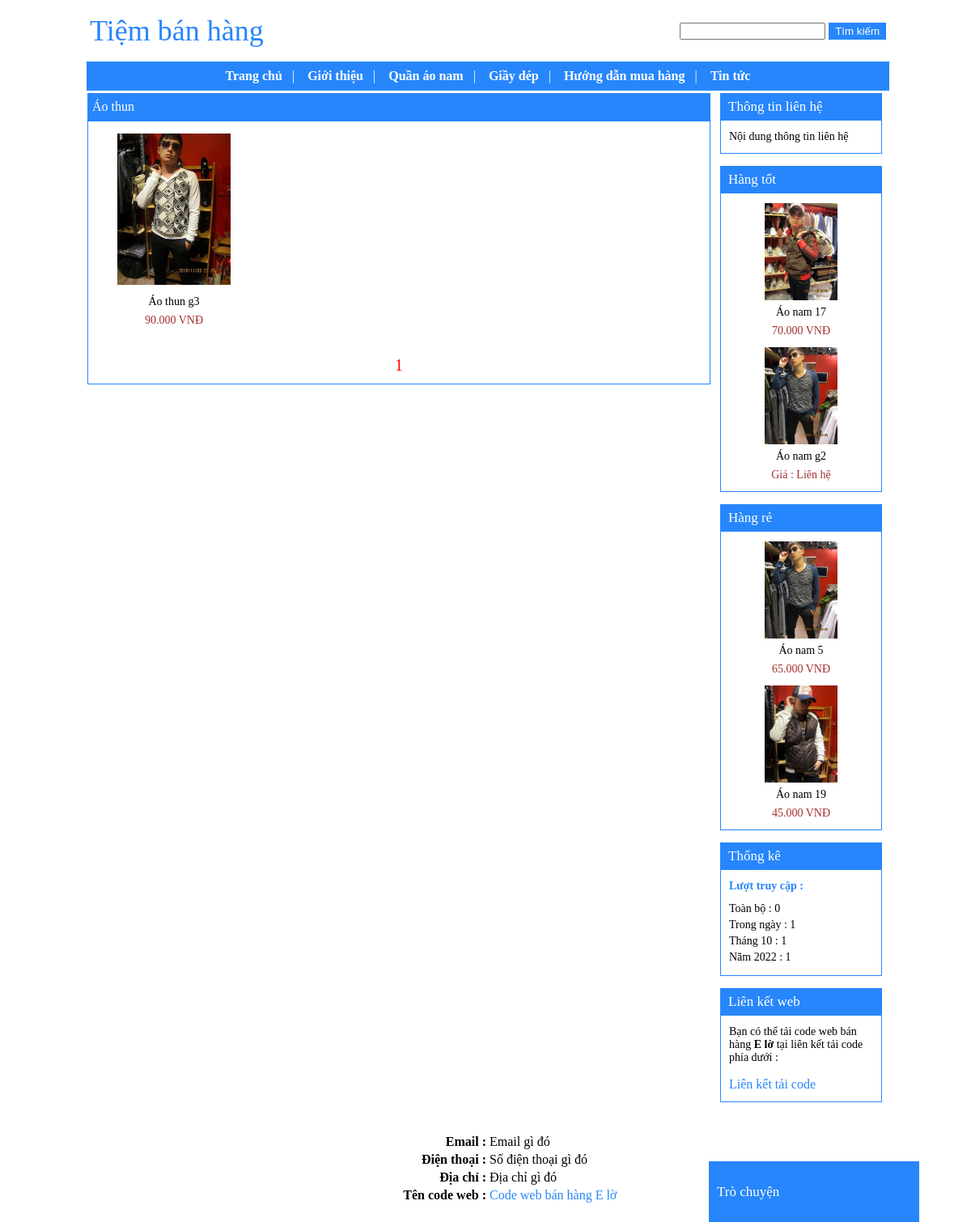
The app's page /GUI.php?thamso=xuat_sp&id=25 with its own data.
### tables this page shows
CREATE TABLE IF NOT EXISTS `banner` (
  `id` int(255) NOT NULL AUTO_INCREMENT,
  `html` longtext NOT NULL,
  PRIMARY KEY (`id`)
);

CREATE TABLE IF NOT EXISTS `menu_ngang` (
  `id` int(255) NOT NULL AUTO_INCREMENT,
  `ten` varchar(256) NOT NULL,
  `link` varchar(256) NOT NULL,
  `loai` varchar(256) NOT NULL,
  `thuoc_menu` varchar(256) NOT NULL,
  `noi_dung_mo_ta` varchar(256) NOT NULL,
  `noi_dung` longtext NOT NULL,
  `sap_xep` int(255) NOT NULL,
  `bat_tat_binh_luan` varchar(256) NOT NULL,
  PRIMARY KEY (`id`)
);

CREATE TABLE IF NOT EXISTS `san_pham` (
  `id` int(255) NOT NULL AUTO_INCREMENT,
  `ten` varchar(256) NOT NULL,
  `hinh_anh` varchar(256) NOT NULL,
  `gia_ban` int(255) NOT NULL,
  `noi_dung` longtext NOT NULL,
  `thuoc_menu` varchar(256) NOT NULL,
  `so_luong_mua` int(255) NOT NULL,
  `trang_chu` varchar(256) NOT NULL,
  `sap_xep_trang_chu` int(255) NOT NULL,
  `loai` varchar(256) NOT NULL,
  `ksp1` varchar(256) NOT NULL,
  `sx_ksp1` int(255) NOT NULL,
  `ksp2` varchar(256) NOT NULL,
  `sx_ksp2` int(255) NOT NULL,
  `ksp3` varchar(256) NOT NULL,
  `sx_ksp3` int(255) NOT NULL,
  `ksp4` varchar(256) NOT NULL,
  `sx_ksp4` int(255) NOT NULL,
  `loai_gia` varchar(256) NOT NULL,
  `gb_vb` varchar(256) NOT NULL,
  `noi_dung_ngan` longtext NOT NULL,
  `hinh_anh_pnd` longtext NOT NULL,
  `sap_xep` int(255) NOT NULL,
  `bat_tat_binh_luan` varchar(256) NOT NULL,
  PRIMARY KEY (`id`)
);

CREATE TABLE IF NOT EXISTS `khung_html` (
  `id` int(11) NOT NULL AUTO_INCREMENT,
  `vi_tri` varchar(256) NOT NULL,
  `ten` varchar(256) NOT NULL,
  `noi_dung` longtext NOT NULL,
  PRIMARY KEY (`id`)
);

CREATE TABLE IF NOT EXISTS `thong_so` (
  `id` int(11) NOT NULL AUTO_INCREMENT,
  `ma` varchar(255) NOT NULL,
  `gia_tri` varchar(255) NOT NULL,
  PRIMARY KEY (`id`)
);

CREATE TABLE IF NOT EXISTS `luot_truy_cap` (
  `id` int(255) NOT NULL AUTO_INCREMENT,
  `luot_truy_cap` varchar(255) NOT NULL,
  `mo_ta` varchar(256) NOT NULL,
  `moc_thoi_gian` varchar(256) NOT NULL,
  `thoi_gian` varchar(256) NOT NULL,
  PRIMARY KEY (`id`)
);

CREATE TABLE IF NOT EXISTS `footer` (
  `id` int(255) NOT NULL AUTO_INCREMENT,
  `html` longtext NOT NULL,
  PRIMARY KEY (`id`)
);

### cumchucnang/menu_ngang/menu_ngang.php (the view, shortened to what this page needs)
<?php
	$tv="select count(*) from menu_ngang where thuoc_menu='' ";
	$tv_1=mysql_query($tv);
	$tv_2=mysql_fetch_array($tv_1);
	$so=$tv_2[0];
?>
<?php
	function de_quy_mnn_b1($id)
	{
		$tv_a="select * from menu_ngang where thuoc_menu='$id' order by sap_xep ";
		$tv_a_1=mysql_query($tv_a);
			while($tv_a_2=mysql_fetch_array($tv_a_1))
			{
				$id_2=$tv_a_2['id'];
					$tv="select count(*) from menu_ngang where thuoc_menu='$id_2' ";
					$tv_1=mysql_query($tv);
					$tv_2=mysql_fetch_array($tv_1);
					if($tv_2[0]!=0)
					{
						de_quy_mnn_b1($tv_a_2['id']);
					}
			}
	}
?>
<center>
	<table cellpadding="0" cellspacing="0" >
		<tr>
			<td>
				<ul class="menu_ngang" id="menu_ngang_nt_b1" >
					<li> <a href="index.php">Trang chủ</a> <span class="l_30" > | </span> &nbsp;</li>
					<?php
						$tv="select * from menu_ngang where thuoc_menu='' order by sap_xep";
						$tv_1=mysql_query($tv);
						$i=1;
						while($tv_2=mysql_fetch_array($tv_1))
						{
							$link=$tv_2['link'];
							if($tv_2['loai']=="san_pham"){$link="?thamso=xuat_sp&id=".$tv_2['id'];}
							if($tv_2['loai']=="tin_tuc"){$link="?thamso=xuat_tt&id=".$tv_2['id'];}
							if($tv_2['loai']=="bai_viet_mot_tin"){$link="?thamso=xuat_mot_tin_2&id=".$tv_2['id'];}
							$id=$tv_2['id'];
							echo "<li>";
								echo "<a href='$link'>";
									echo $tv_2['ten'];
								echo "</a>";
								if($i!=$so)
								{
									echo "<span class='l_30' > | </span> &nbsp;";
								}
								$tv_a="select count(*) from menu_ngang where thuoc_menu='$id' ";
								$tv_a_1=mysql_query($tv_a);
								$tv_a_2=mysql_fetch_array($tv_a_1);
								if($tv_a_2[0]!=0)
								{
										de_quy_mnn_b1($id);
								}
							echo "</li>";
							$i++;
						}
					?>
				</ul>
			</td>
		</tr>
	</table>
</center>

### GUI.php (shortened to what this page needs)
<?php
	include("bao_mat/ham.php");
	include("cumchucnang/ham/ham.php");
?>
<html>
<head>
<?php
	$mau_giao_dien=lay_thong_so("mau_giao_dien");
	if($mau_giao_dien=="xanh"){$lien_ket_css='<link rel="stylesheet" type="text/css" href="giao_dien/xanh/chung.css" > ';}
?>
</head>
<body>
	<center>
		<div style="width:990px;text-align:left" id="khung_lon" >
			<table width="990px" border="0">
				<tr >
					<td colspan="2" >
						<table width="990px" border="0" height="70px"  >
							<tr>
								<td width="250px" >
									<?php
										include("cumchucnang/banner/banner.php");
									?>
								</td>
								<td align="right" >
									<?php
										$c="";
									?>
									<form>
									<input style="width:180px;" name="tu_khoa" value="<?php xuat_tu_khoa_bm($c); ?>" >
									<input type="submit" value="Tìm kiếm" class="l_40" >
									</form>
								</td>
							</tr>
						</table>
					</td>
				</tr>
				<tr>
					<td colspan="2" class="o_menu_ngang" >
						<?php
							include("cumchucnang/menu_ngang/menu_ngang.php");
						?>
					</td>
				</tr>
				<tr>
					<td width="770px" valign="top">
						<?php
							include("cumchucnang/bien_luan_phan_than/bien_luan_phan_than_bc2.php");
						?>
					</td>
					<td width="220px" valign="top" align="center" >
						<?php
							$sxcp=lay_thong_so("sxcp");
							$m_sxcp=explode("[---]",$sxcp);
							$phan_thong_ke="khong";
							for($i=0;$i<count($m_sxcp);$i++)
							{
								if(trim($m_sxcp[$i])!="")
								{
									if($m_sxcp[$i]=="ksp1")
									{
										include("cumchucnang/khung_san_pham/khung_1.php");
									}
									if($m_sxcp[$i]=="ksp2")
									{
										include("cumchucnang/khung_san_pham/khung_2.php");
									}
									if($m_sxcp[$i]=="k_html1")
									{
										include("cumchucnang/khung_html/khung_1.php");
									}
									if($m_sxcp[$i]=="k_html4")
									{
										include("cumchucnang/khung_html/khung_4.php");
									}
									if($m_sxcp[$i]=="thong_ke")
									{
										if($phan_thong_ke=="khong")
										{
											include("cumchucnang/thong_ke/thong_ke_bc2.php");
											$phan_thong_ke="co";
										}
									}
									echo '<div class="v_c1"></div>';
								}
							}
						?>
					</td>
				</tr>
				<tr>
					<td colspan="2">
						<?php
							include("cumchucnang/footer/footer.php");
						?>
					</td>
				</tr>
			</table>
		</div>
	</center>
	<?php
		$tro_chuyen=lay_thong_so('tro_chuyen');
		if($tro_chuyen=="bat")
		{
			include("cumchucnang/tro_chuyen/khung.php");
		}
	?>
</body>
</html>

### cumchucnang/banner/banner.php (shortened to what this page needs)
<?php
	$tv="select * from banner where id='1'";
	$tv_1=mysql_query($tv);
	$tv_2=mysql_fetch_array($tv_1);
	echo $tv_2['html'];
?>

### cumchucnang/san_pham/xuat_sp.php (shortened to what this page needs)
<?php
	function tieu_de_menu__jjj()
	{
		$tv="select * from menu_ngang where id='$_GET[id]'";
		$tv_1=mysql_query($tv);
		$tv_2=mysql_fetch_array($tv_1);
		return $tv_2['ten'];
	}
	$tieu_de_menu__jjj=tieu_de_menu__jjj();
	function lay_chuoi__menu_cap_duoi_uuu($id_cha,$c="")
	{
		$tv="select * from menu_ngang where thuoc_menu='$id_cha' ";
		$tv_1=mysql_query($tv);
		return $c;
	}
	function lay_chuoi__menu_cap_duoi_ppp($id_cha)
	{
		$c=lay_chuoi__menu_cap_duoi_uuu($id_cha);
		if($c=="")
		{
			return $id_cha;
		}
		else
		{
			return $id_cha.$c;
		}
	}
	function lay_mang__menu_cap_duoi_ppp($id_cha)
	{
		$c=lay_chuoi__menu_cap_duoi_ppp($id_cha);
		$m=explode("_",$c);
		return $m;
	}
	function tinh_chuoi_union__ppp()
	{
		$m=lay_mang__menu_cap_duoi_ppp($_GET['id']);
		$tv="";
		for($i=0;$i<count($m);$i++)
		{
			$id=$m[$i];
			$r_tv="select count(*) from san_pham where thuoc_menu='$id' ";
			$r_tv_1=mysql_query($r_tv);
			$r_tv_2=mysql_fetch_row($r_tv_1);
			$so=$r_tv_2[0];
			$tv=$tv." ( select * from san_pham where thuoc_menu='$id' order by sap_xep desc limit 0,$so ) union";
		}
		$tv=substr($tv,0,-6);
		return $tv;
	}
	$chuoi_union=tinh_chuoi_union__ppp();
	$ssp_td=lay_thong_so('so_san_pham_tren_dong');
	$sd=7;
	$so_gioi_han=$ssp_td*$sd;
	if($_GET['trang']=="")
	{
		$vtbd=0;
	}
	else
	{
		$vtbd=($_GET['trang']-1)*$so_gioi_han;
	}
	if($ssp_td==4)
	{
		$chieu_rong_o="212px";
		$chieu_rong_anh="140px";
		$style_tsp="";
	}
	$thuoc_tinh_colspan=$ssp_td;
	echo "<center>";
		echo "<div class='tdg___ggg_bc2'>";
			echo "<a href='#'>";
				echo $tieu_de_menu__jjj;
			echo "</a>";
		echo "</div>";
		echo "<div class='ndg___ggg_bc2' id='fix_height_div__js' >";
			echo "<table border='0' style='font-size:14px' >";
				$tv=$chuoi_union." limit $vtbd,$so_gioi_han";
				$tv_1=mysql_query($tv);
				while($tv_2=mysql_fetch_array($tv_1))
				{
					for($i=1;$i<=$ssp_td;$i++)
					{
						if($i!=1){$tv_2=mysql_fetch_array($tv_1);}
						if($i==1){echo "<tr>";}
							$link_chi_tiet="?thamso=chi_tiet_san_pham&id=$tv_2[id]";
							echo "<td width='".$chieu_rong_o."' align='center'>";
							if($tv_2['ten']!="")
							{
								$link_hinh="hinhanh_flash/san_pham/".$tv_2['hinh_anh'];
								echo "<div class='khung_bao_ngoai___j89'>";
									echo "<div class='cao_3_px'></div>";
									echo "<a href='$link_chi_tiet'>";
										echo "<img border='0' src='$link_hinh' width='".$chieu_rong_anh."' >";
									echo "</a>";
									echo "<br>";
									echo "<a href='$link_chi_tiet' class='ten_san_pham' $style_tsp >";
										echo $tv_2['ten'];
									echo "</a>";
									echo "<br>";
									$dinh_dang_gia=number_format($tv_2['gia_ban'],0,".",".");
									$dinh_dang_gia=$dinh_dang_gia." VNĐ";
									echo "<span class='gia_ban'>";
										echo $dinh_dang_gia;
									echo "</span>";
									echo "<br>";
									echo "<div class='cao_3_px'></div>";
									echo "<div class='cao_3_px'></div>";
								echo "</div>";
							}
							echo "</td>";
						if($i==$ssp_td){echo "</tr>";}
					}
				}
				echo "<tr>";
					echo "<td colspan='$thuoc_tinh_colspan' align='center'>";
					echo "</td>";
				echo "</tr>";
			echo "</table>";
		echo "</div>";
	echo "</center>";
?>

### cumchucnang/khung_html/khung_1.php (shortened to what this page needs)
<?php
	$tv="select * from khung_html where vi_tri='1' ";
	$tv_1=mysql_query($tv);
	$tv_2=mysql_fetch_array($tv_1);
?>
<div class="tdk___456_bc2">
	<span><?php echo $tv_2['ten'];?></span>
</div>
<div class="ndk___456_bc2" style='font-size:14px' >
	<div style="text-align:left;margin:0px 10px;" >
		<?php
			echo "<div class='cao_3_px'></div>";
			echo $tv_2['noi_dung'];
			echo "<div class='cao_3_px'></div>";
		?>
	</div>
</div>

### cumchucnang/khung_san_pham/khung_1.php (shortened to what this page needs)
<?php
	$so=lay_thong_so("ssp_ksp1");
	$td=lay_thong_so("td_a1");
	$tv="select * from san_pham where ksp1='co' order by sx_ksp1 limit 0,$so ";
	$tv_1=mysql_query($tv);
?>
<div class="tdk___456_bc2">
	<span><?php echo $td; ?></span>
</div>
<div class="ndk___456_bc2" style='font-size:14px' >
	<center>
		<?php
			echo "<div class='cao_3_px'></div>";
			while($tv_2=mysql_fetch_array($tv_1))
			{
				echo '<div class="khung_bao_ngoai___j90">';
					$link_hinh="hinhanh_flash/san_pham/".$tv_2['hinh_anh'];
					$link_chi_tiet="?thamso=chi_tiet_san_pham&id=$tv_2[id]";
					echo "<div>";
						echo "<center>";
							echo "<a href='$link_chi_tiet'  >";
								echo "<img src='$link_hinh' border='0' width='90px' >";
							echo "</a>";
							echo "<br>";
							echo "<a href='$link_chi_tiet' class='link_8' >";
								echo $tv_2['ten'];
							echo "</a>";
							echo "<br>";
							$dinh_dang_gia=number_format($tv_2['gia_ban'],0,".",".");
							$dinh_dang_gia=$dinh_dang_gia." VNĐ";
							if($tv_2['loai_gia']=="lien_he"){$dinh_dang_gia="Giá : Liên hệ";}
							echo "<span class='gia_ban'>";
								echo $dinh_dang_gia;
							echo "</span>";
						echo "</center>";
					echo "</div>";
				echo "</div>";
				echo "<div class='cao_3_px'></div>";
			}
		?>
	</center>
</div>

### cumchucnang/khung_san_pham/khung_2.php (shortened to what this page needs)
<?php
	$so=lay_thong_so("ssp_ksp2");
	$td=lay_thong_so("td_a2");
	$tv="select * from san_pham where ksp2='co' order by sx_ksp2 limit 0,$so ";
	$tv_1=mysql_query($tv);
?>
<div class="tdk___456_bc2">
	<span><?php echo $td; ?></span>
</div>
<div class="ndk___456_bc2" style='font-size:14px' >
	<center>
		<?php
			echo "<div class='cao_3_px'></div>";
			while($tv_2=mysql_fetch_array($tv_1))
			{
				echo '<div class="khung_bao_ngoai___j90">';
					$link_hinh="hinhanh_flash/san_pham/".$tv_2['hinh_anh'];
					$link_chi_tiet="?thamso=chi_tiet_san_pham&id=$tv_2[id]";
					echo "<div>";
						echo "<center>";
							echo "<a href='$link_chi_tiet'  >";
								echo "<img src='$link_hinh' border='0' width='90px' >";
							echo "</a>";
							echo "<br>";
							echo "<a href='$link_chi_tiet' class='link_8' >";
								echo $tv_2['ten'];
							echo "</a>";
							echo "<br>";
							$dinh_dang_gia=number_format($tv_2['gia_ban'],0,".",".");
							$dinh_dang_gia=$dinh_dang_gia." VNĐ";
							echo "<span class='gia_ban'>";
								echo $dinh_dang_gia;
							echo "</span>";
						echo "</center>";
					echo "</div>";
				echo "</div>";
				echo "<div class='cao_3_px'></div>";
			}
		?>
	</center>
</div>

### cumchucnang/thong_ke/thong_ke_bc2.php (shortened to what this page needs)
<?php
	function luot_truy_cap($id)
	{
		$tv="select * from luot_truy_cap where id='$id'";
		$tv_1=mysql_query($tv);
		$tv_2=mysql_fetch_array($tv_1);
		return $tv_2['luot_truy_cap'];
	}
	$luot_truy_cap=luot_truy_cap("1");
?>
<?php
	$ltc=number_format($luot_truy_cap,0,".",".");
?>
<?php
	$ltc_trong_ngay=luot_truy_cap("2");
	if($ltc_trong_ngay==0){$ltc_trong_ngay=1;}
	$ltc_trong_ngay=number_format($ltc_trong_ngay,0,".",".");
?>
<?php
	$thang_hien_tai=date("n");
	$ltc_trong_thang=luot_truy_cap("5");
	if($ltc_trong_thang==0){$ltc_trong_thang=1;}
	$ltc_trong_thang=number_format($ltc_trong_thang,0,".",".");
?>
<?php
	$nam_hien_tai=date("Y");
	$ltc_trong_nam=luot_truy_cap("6");
	if($ltc_trong_nam==0){$ltc_trong_nam=1;}
	$ltc_trong_nam=number_format($ltc_trong_nam,0,".",".");
?>
<div class="tdk___456_bc2">
	<span>Thống kê</span>
</div>
<div class="ndk___456_bc2" >
	<div style="margin-left:10px;font-size:14px">
		<div class="cao_3_px"></div>
		<b class="l_44" >Lượt truy cập :</b> <br>
		<div style="margin-top:10px;line-height:20px" >
		Toàn bộ : <?php echo $ltc; ?> <br>
		Trong ngày : <?php echo $ltc_trong_ngay; ?> <br>
		Tháng <?php echo $thang_hien_tai; ?> : <?php echo $ltc_trong_thang; ?> <br>
		Năm <?php echo $nam_hien_tai; ?> : <?php echo $ltc_trong_nam; ?> <br>
		</div>
		<div class="cao_3_px"></div>
	</div>
</div>

### cumchucnang/khung_html/khung_4.php (shortened to what this page needs)
<?php
	$tv="select * from khung_html where vi_tri='4' ";
	$tv_1=mysql_query($tv);
	$tv_2=mysql_fetch_array($tv_1);
?>
<div class="tdk___456_bc2">
	<span><?php echo $tv_2['ten'];?></span>
</div>
<div class="ndk___456_bc2" style='font-size:14px' >
	<div style="text-align:left;margin:0px 10px;" >
		<?php
			echo "<div class='cao_3_px'></div>";
			echo $tv_2['noi_dung'];
			echo "<div class='cao_3_px'></div>";
		?>
	</div>
</div>

### cumchucnang/footer/footer.php (shortened to what this page needs)
<?php
	$tv="select * from footer where id='1'";
	$tv_1=mysql_query($tv);
	$tv_2=mysql_fetch_array($tv_1);
	echo $tv_2['html'];
?>

### records on screen
banner: html "Tiệm bán hàng"
menu_ngang: ten "Giới thiệu"
menu_ngang: ten "Quần áo nam"
menu_ngang: ten "Giầy dép"
menu_ngang: ten "Hướng dẫn mua hàng"
menu_ngang: ten "Tin tức"
menu_ngang: ten "Áo thun"
san_pham: hinh_anh (picture), ten "Áo thun g3", dinh_dang_gia "90.000 VNĐ"
khung_html: ten "Thông tin liên hệ", noi_dung "Nội dung thông tin liên hệ"
thong_so: gia_tri "Hàng tốt"
san_pham: hinh_anh (picture), ten "Áo nam 17", dinh_dang_gia "70.000 VNĐ"
san_pham: hinh_anh (picture), ten "Áo nam g2", loai_gia "Giá : Liên hệ"
thong_so: gia_tri "Hàng rẻ"
san_pham: hinh_anh (picture), ten "Áo nam 5", dinh_dang_gia "65.000 VNĐ"
san_pham: hinh_anh (picture), ten "Áo nam 19", dinh_dang_gia "45.000 VNĐ"
luot_truy_cap: luot_truy_cap "0"
luot_truy_cap: luot_truy_cap "1"
luot_truy_cap: luot_truy_cap "1"
luot_truy_cap: luot_truy_cap "1"
khung_html: ten "Liên kết web", noi_dung "Bạn có thể tải code web bán hàng E lờ tại liên kết tải code phía dưới : Liên kết tải code"
footer: html "Email : Email gì đó Điện thoại : Số điện thoại gì đó Địa chỉ : Địa chỉ gì đó Tên code web : Code web bán hàng E lờ"
